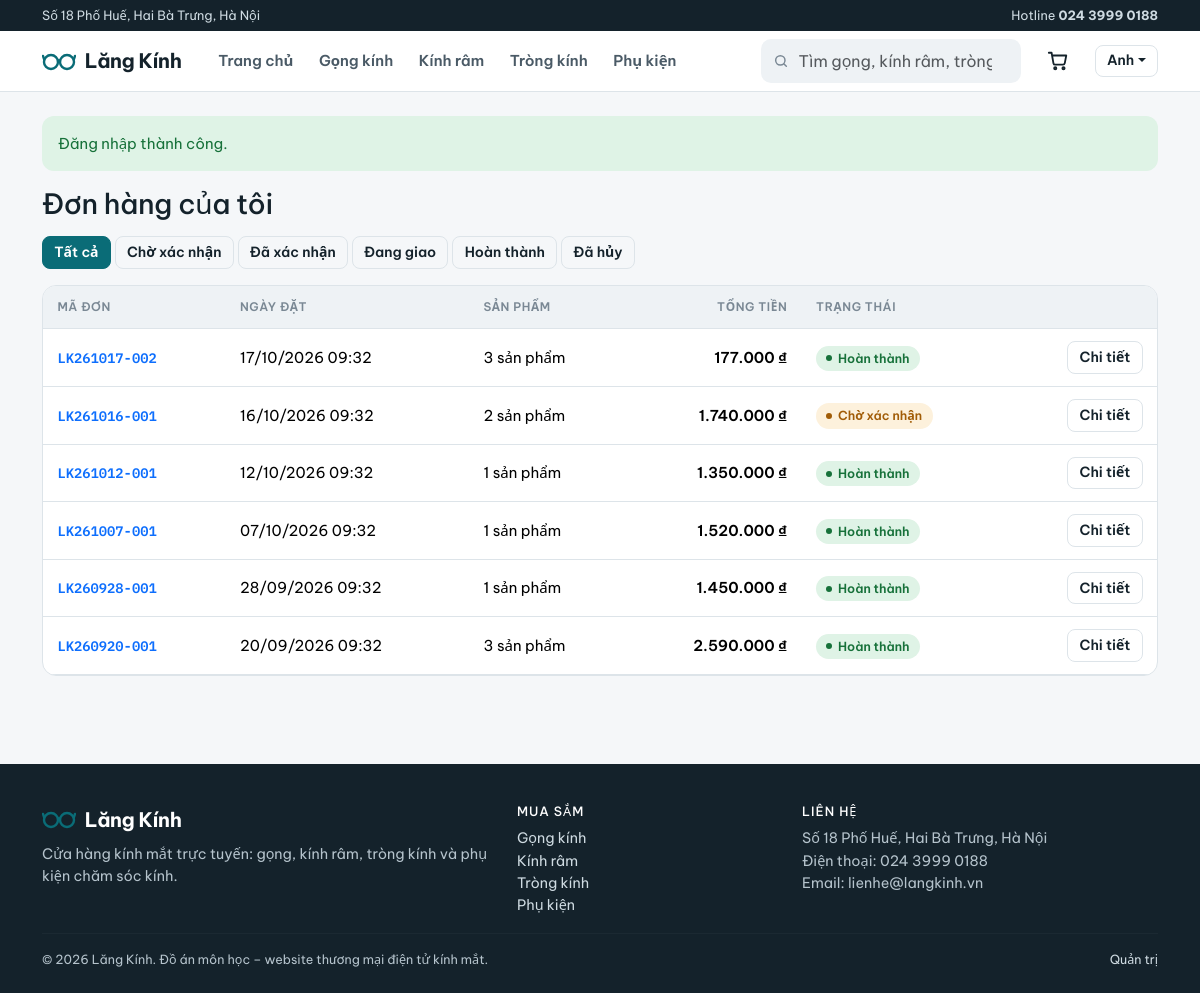
/public/don-hang (signed in), run on the app's committed database.
### tables this page shows
CREATE TABLE categories (
  id          INT UNSIGNED NOT NULL AUTO_INCREMENT,
  name        VARCHAR(100) NOT NULL,
  description VARCHAR(255) NOT NULL DEFAULT '',
  status      ENUM('visible','hidden') NOT NULL DEFAULT 'visible',
  created_at  DATETIME NOT NULL DEFAULT CURRENT_TIMESTAMP,
  PRIMARY KEY (id),
  UNIQUE KEY uq_categories_name (name)
);

CREATE TABLE users (
  id            INT UNSIGNED NOT NULL AUTO_INCREMENT,
  name          VARCHAR(100) NOT NULL,
  email         VARCHAR(150) NOT NULL,
  phone         VARCHAR(20)  NOT NULL DEFAULT '',
  address       VARCHAR(255) NOT NULL DEFAULT '',
  password_hash VARCHAR(255) NOT NULL,                        
  role          ENUM('customer','admin') NOT NULL DEFAULT 'customer',
  status        ENUM('active','locked')  NOT NULL DEFAULT 'active',
  created_at    DATETIME NOT NULL DEFAULT CURRENT_TIMESTAMP,
  updated_at    DATETIME NOT NULL DEFAULT CURRENT_TIMESTAMP ON UPDATE CURRENT_TIMESTAMP,
  PRIMARY KEY (id),
  UNIQUE KEY uq_users_email (email)
);

CREATE TABLE orders (
  id               INT UNSIGNED NOT NULL AUTO_INCREMENT,
  code             VARCHAR(20)  NOT NULL,                      
  user_id          INT UNSIGNED NOT NULL,
  receiver_name    VARCHAR(100) NOT NULL,
  receiver_phone   VARCHAR(20)  NOT NULL,
  receiver_address VARCHAR(255) NOT NULL,
  note             VARCHAR(500) NOT NULL DEFAULT '',
  payment_method   ENUM('cod','bank') NOT NULL DEFAULT 'cod',
  total_amount     DECIMAL(14,0) UNSIGNED NOT NULL,
  status           ENUM('pending','confirmed','shipping','done','cancelled') NOT NULL DEFAULT 'pending',
  created_at       DATETIME NOT NULL DEFAULT CURRENT_TIMESTAMP,
  updated_at       DATETIME NOT NULL DEFAULT CURRENT_TIMESTAMP ON UPDATE CURRENT_TIMESTAMP,
  PRIMARY KEY (id),
  UNIQUE KEY uq_orders_code (code),
  KEY idx_orders_user (user_id),
  KEY idx_orders_status_created (status, created_at),
  CONSTRAINT fk_orders_user FOREIGN KEY (user_id) REFERENCES users (id) ON DELETE RESTRICT
);

### app/controllers/OrderController.php (called while the page is built, shortened)
<?php
final class OrderController extends Controller
{
    public function index(): void
    {
        $status = input('status');
        $res = Order::forUser((int)Auth::id(), $status, input_int('page', 1), 8);
        $this->render('account/orders', [
            'title'  => 'Đơn hàng của tôi',
            'rows'   => $res['rows'],
            'pg'     => $res['pg'],
            'status' => $status,
        ]);
    }
}

### public/index.php (called while the page is built, shortened)
<?php
require APP_PATH . '/core/bootstrap.php';
$router = require APP_PATH . '/routes.php';
$router->dispatch($_SERVER['REQUEST_METHOD'] ?? 'GET', request_path());

### app/core/bootstrap.php (called while the page is built, shortened)
<?php
function config(string $path, $default = null)
{
    $v = $GLOBALS['LK_CONFIG'];
    foreach (explode('.', $path) as $k) {
        $v = $v[$k];
    }
    return $v;
}
spl_autoload_register(function (string $class) {
    foreach (['core', 'models', 'controllers', 'controllers/admin'] as $dir) {
        $file = APP_PATH . "/$dir/$class.php";
        if (is_file($file)) {
            return;
        }
    }
});
require APP_PATH . '/core/helpers.php';

### app/models/Order.php (called while the page is built, shortened)
<?php
final class Order
{
    public static function forUser(int $userId, string $status, int $page, int $per): array
    {
        $where = 'o.user_id = :uid';
        $params = ['uid' => $userId];
        $total = (int)Database::value("SELECT COUNT(*) FROM orders o WHERE $where", $params);
        $pg = paginate($total, $page, $per);
        $rows = Database::all(
            "SELECT o.*, (SELECT COUNT(*) FROM order_details d WHERE d.order_id = o.id) AS line_count,
                    (SELECT COALESCE(SUM(d.quantity),0) FROM order_details d WHERE d.order_id = o.id) AS item_count
               FROM orders o WHERE $where ORDER BY o.created_at DESC, o.id DESC
              LIMIT {$pg['per']} OFFSET {$pg['offset']}",
            $params
        );
        return ['rows' => $rows, 'pg' => $pg];
    }
}

### app/core/Database.php (called while the page is built, shortened)
<?php
final class Database
{
    private static ?PDO $pdo = null;
    public static function pdo(): PDO
    {
        if (self::$pdo === null) {
            $c = config('db');
            $dsn = sprintf('mysql:host=%s;port=%s;dbname=%s;charset=%s', $c['host'], $c['port'], $c['name'], $c['charset']);
            try {
                self::$pdo = new PDO($dsn, $c['user'], $c['pass'], [
                    PDO::ATTR_ERRMODE            => PDO::ERRMODE_EXCEPTION,
                    PDO::ATTR_DEFAULT_FETCH_MODE => PDO::FETCH_ASSOC,
                    PDO::ATTR_EMULATE_PREPARES   => false,
                    PDO::MYSQL_ATTR_INIT_COMMAND => "SET NAMES utf8mb4, time_zone = '" . date('P') . "'",
                ]);
            } catch (PDOException $e) {
                throw new RuntimeException(
                    'Không kết nối được cơ sở dữ liệu. Hãy bật MySQL trong XAMPP và import database/langkinh.sql. (' . $e->getMessage() . ')'
                );
            }
        }
        return self::$pdo;
    }
    private static function run(string $sql, array $params = []): PDOStatement
    {
        $st = self::pdo()->prepare($sql);
        $i = 1;
        foreach ($params as $k => $v) {
            $name = is_int($k) ? $i++ : (str_starts_with((string)$k, ':') ? $k : ':' . $k);
            $type = is_int($v) ? PDO::PARAM_INT : (is_null($v) ? PDO::PARAM_NULL : PDO::PARAM_STR);
            $st->bindValue($name, $v, $type);
        }
        $st->execute();
        return $st;
    }
    public static function all(string $sql, array $params = []): array
    {
        return self::run($sql, $params)->fetchAll();
    }
    public static function one(string $sql, array $params = []): ?array
    {
        $r = self::run($sql, $params)->fetch();
        return $r === false ? null : $r;
    }
    public static function value(string $sql, array $params = [])
    {
        $r = self::run($sql, $params)->fetchColumn();
        return $r === false ? null : $r;
    }
}

### app/core/Auth.php (called while the page is built, shortened)
<?php
final class Auth
{
    private static ?array $cache = null;
    private static bool $loaded = false;
    public static function user(): ?array
    {
        if (!self::$loaded) {
            self::$loaded = true;
            $id = $_SESSION['uid'] ?? null;
            if ($id) {
                $u = Database::one('SELECT id, name, email, phone, address, role, status FROM users WHERE id = ?', [(int)$id]);
                if ($u && $u['status'] === 'active') {
                    self::$cache = $u;
                } else {
                    unset($_SESSION['uid']);
                }
            }
        }
        return self::$cache;
    }
    public static function check(): bool   { return self::user() !== null; }
}

### app/models/Category.php (called while the page is built, shortened)
<?php
final class Category
{
    public static function visible(): array
    {
        return Database::all("SELECT * FROM categories WHERE status = 'visible' ORDER BY id");
    }
}

### app/views/account/orders.php (the view, shortened to what this page needs)
<h1 class="h3 mb-3">Đơn hàng của tôi</h1>
<ul class="nav nav-pills gap-1 mb-3 flex-wrap">
  <li class="nav-item"><a class="btn btn-sm <?= $status === '' ? 'btn-primary' : 'btn-ghost' ?>" href="<?= url('/don-hang') ?>">Tất cả</a></li>
  <?php foreach (Order::STATUS as $k => $label): ?>
    <li class="nav-item"><a class="btn btn-sm <?= $status === $k ? 'btn-primary' : 'btn-ghost' ?>" href="<?= url('/don-hang', ['status' => $k]) ?>"><?= e($label) ?></a></li>
  <?php endforeach; ?>
</ul>
<?php if (!$rows): ?>
  <div class="lk-card lk-card-pad text-center py-5">
    <h2 class="h5">Chưa có đơn hàng nào</h2>
    <p class="text-ink2"><?= $status ? 'Không có đơn nào ở trạng thái này.' : 'Hãy chọn một đôi kính ưng ý.' ?></p>
    <a class="btn btn-primary" href="<?= url('/san-pham') ?>">Mua sắm ngay</a>
  </div>
<?php else: ?>
  <div class="lk-card table-wrap">
    <table class="table table-hover">
      <thead><tr><th>Mã đơn</th><th>Ngày đặt</th><th>Sản phẩm</th><th class="text-end">Tổng tiền</th><th>Trạng thái</th><th></th></tr></thead>
      <tbody>
      <?php foreach ($rows as $o): ?>
        <tr>
          <td><a class="mono fw-semibold" href="<?= url('/don-hang/' . $o['id']) ?>"><?= e($o['code']) ?></a></td>
          <td class="num"><?= fdatetime($o['created_at']) ?></td>
          <td><?= (int)$o['item_count'] ?> sản phẩm</td>
          <td class="text-end num fw-semibold"><?= vnd($o['total_amount']) ?></td>
          <td><?= status_pill($o['status']) ?></td>
          <td class="text-end"><a class="btn btn-sm btn-ghost" href="<?= url('/don-hang/' . $o['id']) ?>">Chi tiết</a></td>
        </tr>
      <?php endforeach; ?>
      </tbody>
    </table>
  </div>
<?php endif; ?>

### app/core/helpers.php (shortened to what this page needs)
<?php
function e($value): string
{
    return htmlspecialchars((string)($value ?? ''), ENT_QUOTES | ENT_SUBSTITUTE, 'UTF-8');
}
function base_path(): string
{
    static $base = null;
    if ($base !== null) {
        return $base;
    }
    $cfg = config('app.base_path');
    $docRoot = isset($_SERVER['DOCUMENT_ROOT']) ? realpath($_SERVER['DOCUMENT_ROOT']) : false;
    $pub = realpath(PUBLIC_PATH);
    if ($docRoot && $pub && strpos($pub, $docRoot) === 0) {
        $base = str_replace('\\', '/', substr($pub, strlen($docRoot)));
    } else {
        $base = rtrim(str_replace('\\', '/', dirname($_SERVER['SCRIPT_NAME'] ?? '')), '/');
    }
    return $base = rtrim($base, '/');
}
function request_path(): string
{
    $path = rawurldecode((string)parse_url($_SERVER['REQUEST_URI'] ?? '/', PHP_URL_PATH));
    $base = base_path();
    if ($base !== '' && strpos($path, $base) === 0) {
        $path = substr($path, strlen($base));
    }
    $path = '/' . trim($path, '/');
    return $path;
}
function url(string $path = '/', array $query = []): string
{
    $u = base_path() . '/' . ltrim($path, '/');
    $u = rtrim($u, '/') === '' ? '/' : $u;
    if ($query) {
        $query = array_filter($query, fn($v) => $v !== '' && $v !== null);
        if ($query) {
            $u .= '?' . http_build_query($query);
        }
    }
    return $u;
}
function vnd($n): string
{
    return number_format((float)$n, 0, ',', '.') . ' ₫';
}
function fdatetime(?string $dt): string
{
    return $dt ? date('d/m/Y H:i', strtotime($dt)) : '';
}
function input(string $key, $default = ''): string
{
    $v = $_POST[$key] ?? $_GET[$key] ?? $default;
    return is_array($v) ? '' : trim((string)$v);
}
function status_pill(string $status): string
{
    $cls = Order::PILL[$status] ?? 'pill-mute';
    return '<span class="pill ' . $cls . '">' . e(Order::STATUS[$status] ?? $status) . '</span>';
}
function paginate(int $total, int $page, int $perPage): array
{
    $pages = max(1, (int)ceil($total / $perPage));
    $page = min(max(1, $page), $pages);
    return ['total' => $total, 'page' => $page, 'pages' => $pages, 'per' => $perPage, 'offset' => ($page - 1) * $perPage];
}

### app/core/Router.php (shortened to what this page needs)
<?php
final class Router
{
    private array $routes = [];
    private function add(string $method, string $pattern, string $handler, array $mw): void
    {
        $this->routes[] = compact('method', 'regex', 'handler', 'mw');
    }
    public function dispatch(string $method, string $path): void
    {
        foreach ($this->routes as $r) {
            if (!preg_match($r['regex'], $path, $m)) {
                continue;
            }
            foreach ($r['mw'] as $mw) {
                $this->runMiddleware($mw);
            }
            [$class, $action] = explode('@', $r['handler']);
            $params = array_map('intval', array_filter($m, 'is_string', ARRAY_FILTER_USE_KEY));
            (new $class())->$action(...array_values($params));
            return;
        }
    }
    private function runMiddleware(string $mw): void
    {
        switch ($mw) {
            case 'auth':
                if (!Auth::check() || Auth::isAdmin()) {
                    flash('warn', 'Vui lòng đăng nhập để tiếp tục.');
                    $_SESSION['intended'] = $_SERVER['REQUEST_METHOD'] === 'GET' ? request_path() : '/gio-hang';
                    redirect('/dang-nhap');
                }
                break;
        }
    }
}

### app/views/layouts/main.php (shortened to what this page needs)
<?php
$path = request_path();
$user = Auth::user();
$nav = [['/', 'Trang chủ']];
foreach (Category::visible() as $c) {
    $nav[] = ['/san-pham?category=' . $c['id'], $c['name'], (int)$c['id']];
}
$curCat = input_int('category');
?>
<!doctype html>
<html lang="vi">
<head>
  <?php require APP_PATH . '/views/partials/head.php'; ?>
</head>
<body>
<div class="topbar d-none d-md-block">
  <div class="container d-flex justify-content-between">
    <span><?= e(config('shop.address')) ?></span>
    <span>Hotline <a href="tel:<?= e(preg_replace('/\s/', '', config('shop.phone'))) ?>"><strong><?= e(config('shop.phone')) ?></strong></a></span>
  </div>
</div>
<header class="site-header">
  <div class="container py-2 d-flex align-items-center gap-2 gap-lg-3 flex-wrap flex-xl-nowrap">
    <a class="brand" href="<?= url('/') ?>"><?php require APP_PATH . '/views/partials/logo.php'; ?> <?= e(config('shop.name')) ?></a>
    <nav class="nav-main d-none d-lg-flex ms-2" aria-label="Danh mục">
      <?php foreach ($nav as $n):
          $active = isset($n[2]) ? ($path === '/san-pham' && $curCat === $n[2]) : ($path === '/'); ?>
        <a href="<?= url($n[0]) ?>" class="<?= $active ? 'active' : '' ?>"><?= e($n[1]) ?></a>
      <?php endforeach; ?>
    </nav>
    <form class="search-box ms-auto" action="<?= url('/san-pham') ?>" method="get" role="search">
      <svg width="16" height="16" viewBox="0 0 24 24" fill="none" stroke="currentColor" stroke-width="2.2" stroke-linecap="round"><circle cx="11" cy="11" r="7"/><path d="m20 20-3.5-3.5"/></svg>
      <input class="form-control" type="search" name="q" value="<?= e(input('q')) ?>" placeholder="Tìm gọng, kính râm, tròng…" aria-label="Tìm kiếm">
    </form>
    <a class="cart-link" href="<?= url('/gio-hang') ?>" aria-label="Giỏ hàng">
      <svg width="22" height="22" viewBox="0 0 24 24" fill="none" stroke="currentColor" stroke-width="2" stroke-linecap="round" stroke-linejoin="round"><path d="M6 6h15l-1.6 8.4a2 2 0 0 1-2 1.6H9a2 2 0 0 1-2-1.6L5 3H2"/><circle cx="9" cy="20" r="1.2"/><circle cx="18" cy="20" r="1.2"/></svg>
    </a>
    <?php if ($user): ?>
      <div class="dropdown">
        <button class="btn btn-ghost btn-sm dropdown-toggle" data-bs-toggle="dropdown" type="button"><?= e(mb_substr(trim(strrchr(' ' . $user['name'], ' ')), 0, 18)) ?></button>
      </div>
    <?php else: ?>
      <a class="btn btn-ghost btn-sm" href="<?= url('/dang-nhap') ?>">Đăng nhập</a>
      <a class="btn btn-primary btn-sm d-none d-sm-inline-block" href="<?= url('/dang-ky') ?>">Đăng ký</a>
    <?php endif; ?>
  </div>
</header>
<main class="container py-4">
  <?php require APP_PATH . '/views/partials/flash.php'; ?>
  <?= $content ?>
</main>
<footer class="site-footer">
  <div class="container">
    <div class="row g-4">
      <div class="col-md-5">
        <div class="brand text-white mb-2"><?php require APP_PATH . '/views/partials/logo.php'; ?> <?= e(config('shop.name')) ?></div>
        <p class="mb-0">Cửa hàng kính mắt trực tuyến: gọng, kính râm, tròng kính và phụ kiện chăm sóc kính.</p>
      </div>
      <div class="col-6 col-md-3">
        <h6>Mua sắm</h6>
        <ul class="list-unstyled mb-0">
          <?php foreach (Category::visible() as $c): ?>
            <li><a href="<?= url('/san-pham', ['category' => $c['id']]) ?>"><?= e($c['name']) ?></a></li>
          <?php endforeach; ?>
        </ul>
      </div>
      <div class="col-6 col-md-4">
        <h6>Liên hệ</h6>
        <div><?= e(config('shop.address')) ?></div>
        <div>Điện thoại: <?= e(config('shop.phone')) ?></div>
        <div>Email: <?= e(config('shop.email')) ?></div>
      </div>
    </div>
    <hr style="border-color:rgba(255,255,255,.12)">
    <div class="d-flex justify-content-between flex-wrap gap-2 small">
      <span>© <?= date('Y') ?> <?= e(config('shop.name')) ?>. Đồ án môn học – website thương mại điện tử kính mắt.</span>
      <a href="<?= url('/admin/dang-nhap') ?>">Quản trị</a>
    </div>
  </div>
</footer>
</body>
</html>

### data on the page
categories: name "Gọng kính"
categories: name "Kính râm"
categories: name "Tròng kính"
categories: name "Phụ kiện"
users: name "Anh"
orders: code "LK261017-002", created_at "17/10/2026 09:32", item_count "3", total_amount "177.000 ₫", status "Hoàn thành"
orders: code "LK261016-001", created_at "16/10/2026 09:32", item_count "2", total_amount "1.740.000 ₫", status "Chờ xác nhận"
orders: code "LK261012-001", created_at "12/10/2026 09:32", item_count "1", total_amount "1.350.000 ₫", status "Hoàn thành"
orders: code "LK261007-001", created_at "07/10/2026 09:32", item_count "1", total_amount "1.520.000 ₫", status "Hoàn thành"
orders: code "LK260928-001", created_at "28/09/2026 09:32", item_count "1", total_amount "1.450.000 ₫", status "Hoàn thành"
orders: code "LK260920-001", created_at "20/09/2026 09:32", item_count "3", total_amount "2.590.000 ₫", status "Hoàn thành"

### other printed values
$n[1] "Trang chủ"
$f['msg'] "Đăng nhập thành công."
$label "Chờ xác nhận"
$label "Đã xác nhận"
$label "Đang giao"
$label "Hoàn thành"
$label "Đã hủy"
